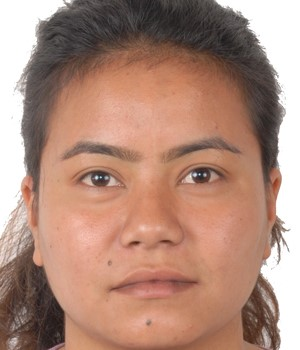
#> input picture media/photos/2078-1015.jpg, 300 x 350 px
$ python -i printed_photo_check.py   (imports and definitions only)
#> lines starting #> are read from the running program, lines starting #| are printed output that depends on the picture; after the words box and inside, x2 and y2 are one past the last pixel; in counts of white or black regions, pixels touching at a corner belong together
import cv2
import numpy as np
import logging
from .config_utils import get_cached_config


def check_printed_photo(image, config=None):
    """
    Detect if a photo is a re-photograph of a printed original.

    Uses four complementary signals:
    1. Moiré pattern detection via FFT spectral analysis
    2. Border line detection — looks for rectangular frame edges
    3. Color gamut analysis — printed photos have compressed color range
    4. Texture regularity — halftone patterns create uniform local variance

    Decision: moiré alone, OR 2+ of the other signals.

    Returns (is_printed: bool, details: dict)
    """
    try:
        gray = cv2.cvtColor(image, cv2.COLOR_BGR2GRAY)
        h, w = gray.shape

        is_moire = _detect_moire(gray)
        has_border = _detect_border_frame(gray, h, w)
        low_gamut = _check_color_gamut(image)
        regular_texture = _check_texture_regularity(gray, h, w)

        # Count non-moiré signals
        secondary_signals = sum([has_border, low_gamut, regular_texture])

        # Decision: moiré alone is strong enough, or just 1 scattered signal
        is_printed = is_moire or secondary_signals >= 1

        return is_printed, {
            "has_moire_pattern": is_moire,
            "has_border_lines": has_border,
            "low_color_gamut": low_gamut,
            "regular_texture": regular_texture,
            "secondary_signal_count": secondary_signals,
        }
    except Exception as e:
        logging.debug(f"Error in printed photo check: {e}")
        return False, {"error": str(e)}


# ---------------------------------------------------------------------------
# Signal 1: Moiré pattern detection (FFT)
# ---------------------------------------------------------------------------

def _detect_moire(gray):
    """
    Detect moiré patterns using 2D FFT.
    Printed halftone images show distinct periodic peaks in the mid-frequency
    spectrum that natural photos don't have.
    """
    analysis_size = 256
    resized = cv2.resize(gray, (analysis_size, analysis_size))
    img_float = np.float32(resized)

    window = np.outer(np.hanning(analysis_size), np.hanning(analysis_size))
    img_windowed = img_float * window

    f_transform = np.fft.fft2(img_windowed)
    f_shift = np.fft.fftshift(f_transform)
    magnitude = np.log1p(np.abs(f_shift))

    center = analysis_size // 2
    y_coords, x_coords = np.ogrid[:analysis_size, :analysis_size]
    radius = np.sqrt((x_coords - center) ** 2 + (y_coords - center) ** 2)

    max_radius = analysis_size / 2
    low_mask = radius < (0.10 * max_radius)
    mid_mask = (radius >= 0.20 * max_radius) & (radius < 0.45 * max_radius)

    low_energy = np.mean(magnitude[low_mask]) if np.any(low_mask) else 0
    mid_energy = np.mean(magnitude[mid_mask]) if np.any(mid_mask) else 0

    if low_energy == 0:
        return False

    mid_ratio = mid_energy / low_energy

    mid_values = magnitude[mid_mask]
    peak_ratio = np.max(mid_values) / np.mean(mid_values) if mid_values.size > 0 else 0

    # Moiré: high mid-frequency energy + sharp isolated peaks
    return mid_ratio > 0.50 and peak_ratio > 2.5


# ---------------------------------------------------------------------------
# Signal 2: Border frame detection (Hough lines)
# ---------------------------------------------------------------------------

def _detect_border_frame(gray, h, w):
    """
    Detect a rectangular paper/card frame visible in the photo.

    Much stricter than simple border line detection:
    - Only the outer 8% strip is examined
    - Lines must span ≥40% of the image dimension
    - Must find BOTH horizontal AND vertical lines (forming a frame)
    - OR find parallel pairs (top+bottom or left+right)
    """
    border_h = int(0.08 * h)
    border_w = int(0.08 * w)

    if border_h < 10 or border_w < 10:
        return False

    # Create mask for the outer border strip only
    mask = np.zeros((h, w), dtype=np.uint8)
    mask[:border_h, :] = 255       # top
    mask[h - border_h:, :] = 255   # bottom
    mask[:, :border_w] = 255       # left
    mask[:, w - border_w:] = 255   # right

    edges = cv2.Canny(gray, 80, 200)
    edges = cv2.bitwise_and(edges, mask)

    min_line_h = int(w * 0.30)  # horizontal lines must be ≥30% of width
    min_line_v = int(h * 0.30)  # vertical lines must be ≥30% of height

    lines = cv2.HoughLinesP(
        edges,
        rho=1,
        theta=np.pi / 180,
        threshold=90,
        minLineLength=min(min_line_h, min_line_v),
        maxLineGap=20
    )

    if lines is None:
        return False

    has_top_line = False
    has_bottom_line = False
    has_left_line = False
    has_right_line = False

    for line in lines:
        x1, y1, x2, y2 = line[0]
        length = np.sqrt((x2 - x1) ** 2 + (y2 - y1) ** 2)

        if x2 == x1:
            angle = 90.0
        else:
            angle = abs(np.degrees(np.arctan2(y2 - y1, x2 - x1)))

        # Horizontal lines (within 10°)
        is_horizontal = angle < 10 or angle > 170
        # Vertical lines (within 10° of 90°)
        is_vertical = 80 < angle < 100

        if is_horizontal and length >= min_line_h:
            mid_y = (y1 + y2) / 2
            if mid_y < border_h:
                has_top_line = True
            elif mid_y > h - border_h:
                has_bottom_line = True

        if is_vertical and length >= min_line_v:
            mid_x = (x1 + x2) / 2
            if mid_x < border_w:
                has_left_line = True
            elif mid_x > w - border_w:
                has_right_line = True

    # Need BOTH horizontal and vertical (L-shape or more)
    # OR parallel pair on opposite sides
    has_h_pair = has_top_line and has_bottom_line
    has_v_pair = has_left_line and has_right_line
    has_l_shape = (has_top_line or has_bottom_line) and (has_left_line or has_right_line)

    return has_h_pair or has_v_pair or has_l_shape


# ---------------------------------------------------------------------------
# Signal 3: Color gamut analysis
# ---------------------------------------------------------------------------

def _check_color_gamut(image):
    """
    Detect compressed color gamut typical of re-photographed prints.

    Digital originals have rich, spread-out color distributions.
    Printed-then-photographed images have compressed a* and b* channels
    in LAB color space (the printing process clips the gamut).
    """
    # Resize for speed
    small = cv2.resize(image, (256, 256))
    lab = cv2.cvtColor(small, cv2.COLOR_BGR2LAB)

    l_channel = lab[:, :, 0].astype(np.float64)
    a_channel = lab[:, :, 1].astype(np.float64)
    b_channel = lab[:, :, 2].astype(np.float64)

    # Measure color spread
    a_std = np.std(a_channel)
    b_std = np.std(b_channel)
    color_spread = (a_std + b_std) / 2

    # Measure brightness range (L channel)
    l_range = np.percentile(l_channel, 95) - np.percentile(l_channel, 5)

    # Printed photos typically have:
    # - color_spread < 15 (compressed chroma)
    # - l_range < 160 (compressed dynamic range)
    # Normal portrait photos have color_spread 10-30+
    return color_spread < 15 and l_range < 160


# ---------------------------------------------------------------------------
# Signal 4: Texture regularity analysis
# ---------------------------------------------------------------------------

def _check_texture_regularity(gray, h, w):
    """
    Detect halftone-like uniform texture in the image.

    Natural photos have highly variable local texture (smooth skin next to
    sharp hair next to uniform background). Printed photos have more uniform
    texture because the halftone screening process imposes a regular pattern.

    Measure: coefficient of variation of local variances across patches.
    Low CV = uniform texture = likely printed.
    """
    # Resize for consistent analysis
    analysis_size = 256
    resized = cv2.resize(gray, (analysis_size, analysis_size))

    patch_size = 16
    variances = []

    for y in range(0, analysis_size - patch_size, patch_size):
        for x in range(0, analysis_size - patch_size, patch_size):
            patch = resized[y:y + patch_size, x:x + patch_size].astype(np.float64)
            variances.append(np.var(patch))

    if len(variances) < 10:
        return False

    variances = np.array(variances)
    mean_var = np.mean(variances)
    std_var = np.std(variances)

    if mean_var == 0:
        return False

    # Coefficient of variation of local variances
    cv = std_var / mean_var

    # Natural photos: CV typically 1.5-4.0+ (highly variable)
    # Printed photos: CV typically 0.3-1.0 (uniform halftone)
    # Relaxed threshold to catch more printed photos
    return cv < 1.2

>>> import cv2
>>> picture = cv2.imread('../media/photos/2078-1015.jpg')
#> picture is the input picture: shape (350, 300, 3); mean B, G, R 122.6, 138.3, 175.4
>>> result = check_printed_photo(picture)
#> in _detect_moire, `resized = cv2.resize(gray, (analysis_size, analysis_size))`:
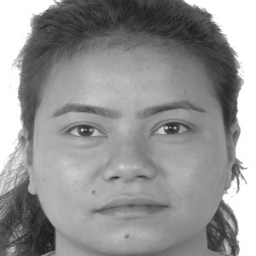
#> resized: shape (256, 256); min 27, max 255, mean 147.5
#> in _detect_moire, `magnitude = np.log1p(np.abs(f_shift))`:
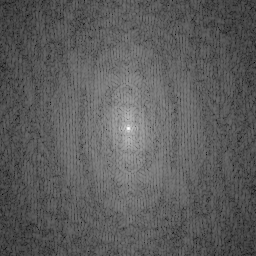
#> magnitude: shape (256, 256) float64; min 0.314, max 14.7, mean 5.55; drawn with min black and max white
#> in _detect_moire, `low_energy = np.mean(magnitude[low_mask]) if np.any(low_mask) else 0`: low_energy = 9.39
#> in _detect_moire, `low_energy = np.mean(magnitude[low_mask]) if np.any(low_mask) else 0`:
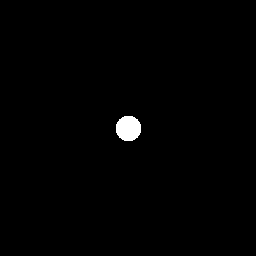
#> low_mask: shape (256, 256) bool; 0.78% white; 1 white region, box (x1, y1, x2, y2) and area: (116, 116, 141, 141) 509
#> in _detect_moire, `mid_energy = np.mean(magnitude[mid_mask]) if np.any(mid_mask) else 0`: mid_energy = 7
#> in _detect_moire, `mid_energy = np.mean(magnitude[mid_mask]) if np.any(mid_mask) else 0`:
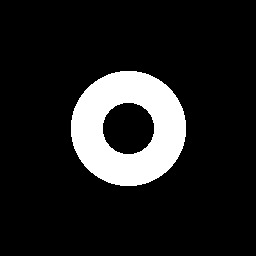
#> mid_mask: shape (256, 256) bool; 12.8% white; 1 white region, box (x1, y1, x2, y2) and area: (71, 71, 186, 186) 8368
#> in _detect_moire, `mid_ratio = mid_energy / low_energy`: mid_ratio = 0.746
#> in _detect_moire, `mid_values = magnitude[mid_mask]`: mid_values = 8368 values, max 9.14 at index 2018, min 2.53 at index 5430, mean 7
#> in _detect_moire, `peak_ratio = np.max(mid_values) / np.mean(mid_values) if mid_values.si..`: peak_ratio = 1.31
#> in check_printed_photo, `is_moire = _detect_moire(gray)`: is_moire = False
#> in _detect_border_frame, `edges = cv2.Canny(gray, 80, 200)`: edges: shape (350, 300); 4.2% white in thin lines or dots
#> in _detect_border_frame, `edges = cv2.bitwise_and(edges, mask)`:
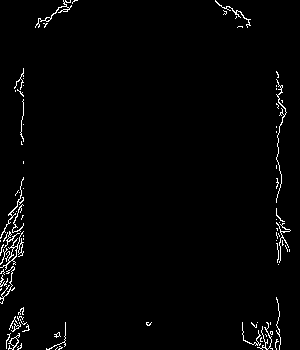
#> edges: shape (350, 300); 1.8% white in thin lines or dots
#> in _detect_border_frame, `lines = cv2.HoughLinesP( edges, rho=1, theta=np.pi / 180, threshold=90..`: lines = None
#> in check_printed_photo, `has_border = _detect_border_frame(gray, h, w)`: has_border = False
#> in _check_color_gamut, `small = cv2.resize(image, (256, 256))`:
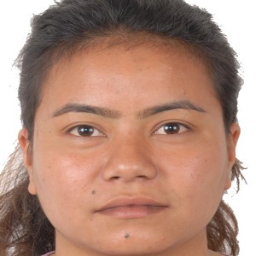
#> small: shape (256, 256, 3); mean B, G, R 122.5, 138.2, 175.3
#> in _check_color_gamut, `lab = cv2.cvtColor(small, cv2.COLOR_BGR2LAB)`: lab: shape (256, 256, 3); mean of channels 0, 1, 2 153, 140.3, 142.2
#> in _check_color_gamut, `a_channel = lab[:, :, 1].astype(np.float64)`:
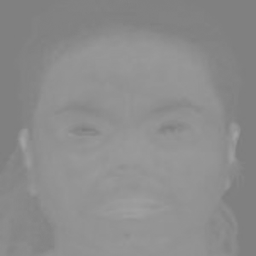
#> a_channel: shape (256, 256) float64; min 123, max 162, mean 140.3
#> in _check_color_gamut, `a_std = np.std(a_channel)`: a_std = 8.33
#> in _check_color_gamut, `b_std = np.std(b_channel)`: b_std = 9.94
#> in _check_color_gamut, `color_spread = (a_std + b_std) / 2`: color_spread = 9.13
#> in _check_color_gamut, `l_range = np.percentile(l_channel, 95) - np.percentile(l_channel, 5)`: l_range = 198
#> in check_printed_photo, `low_gamut = _check_color_gamut(image)`: low_gamut = False
#> after the loop in _check_texture_regularity, `for y in range(0, analysis_size - patch_size, patch_size):`: variances = 225 values, max 6039.8 at index 28, min 0 at index 0, mean 636.1
#> in _check_texture_regularity, `mean_var = np.mean(variances)`: mean_var = 636.1
#> in _check_texture_regularity, `std_var = np.std(variances)`: std_var = 1152.2
#> in _check_texture_regularity, `cv = std_var / mean_var`: cv = 1.81
#> in check_printed_photo, `regular_texture = _check_texture_regularity(gray, h, w)`: regular_texture = False
#> in check_printed_photo, `secondary_signals = sum([has_border, low_gamut, regular_texture])`: secondary_signals = 0
#> in check_printed_photo, `is_printed = is_moire or secondary_signals >= 1`: is_printed = False

$ run again, on media/photos/2078-1042.jpg
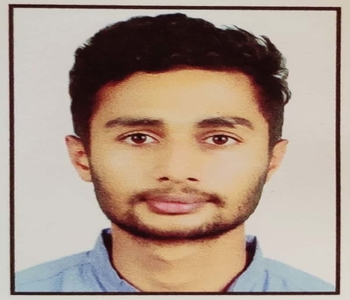
#> input picture media/photos/2078-1042.jpg, 350 x 300 px
#> picture is the input picture: shape (300, 350, 3); mean B, G, R 137, 151, 171.2
#> low_energy = 10.18
#> low_mask: shape (256, 256) bool; 0.78% white; 1 white region, box (x1, y1, x2, y2) and area: (116, 116, 141, 141) 509
#> mid_energy = 7.45
#> mid_mask: shape (256, 256) bool; 12.8% white; 1 white region, box (x1, y1, x2, y2) and area: (71, 71, 186, 186) 8368
#> mid_ratio = 0.732
#> mid_values = 8368 values, max 10.08 at index 2220, min 1.96 at index 1048, mean 7.45
#> peak_ratio = 1.35
#> is_moire = False
#> in _detect_border_frame, `edges = cv2.bitwise_and(edges, mask)`:
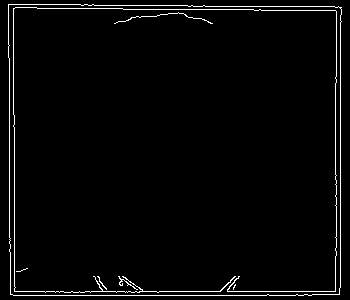
#> edges: shape (300, 350); 2.6% white in thin lines or dots
#> lines = [[340, 287, 340, 7], [13, 295, 311, 295], [10, 291, 339, 291], [9, 251, 9, 45], [14, 290, 14, 115], [188, 6, 338, 6], [335, 205, 335, 77], [123, 9, 260, 9], [13, 126, 13, 4], [81, 5, 204, 5]]
#> the loop in _detect_border_frame, `for line in lines:` made 10 passes
#> (x1, y1, x2, y2, length, angle, is_horizontal, is_vertical) on passes 1, 7: (340, 287, 340, 7, 280, 90, False, True), (335, 205, 335, 77, 128, 90, False, True)
#> has_h_pair = True
#> lab: shape (256, 256, 3); mean of channels 0, 1, 2 160.2, 134.2, 138.6
#> in _check_color_gamut, `b_channel = lab[:, :, 2].astype(np.float64)`:
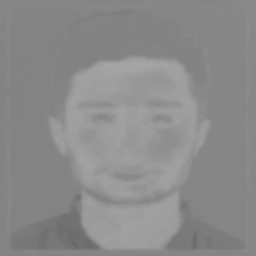
#> b_channel: shape (256, 256) float64; min 103, max 168, mean 138.6
#> a_std = 7.64
#> b_std = 11.61
#> color_spread = 9.63
#> l_range = 201
#> low_gamut = False
#> after the loop in _check_texture_regularity, `for y in range(0, analysis_size - patch_size, patch_size):`: variances = 225 values, max 6977 at index 25, min 0.0615 at index 183, mean 1363.7
#> mean_var = 1363.7
#> std_var = 1723.9
#> cv = 1.26
#> regular_texture = False
#> secondary_signals = 1
#> is_printed = True

$ run again, on media/photos/2078-1061.jpg
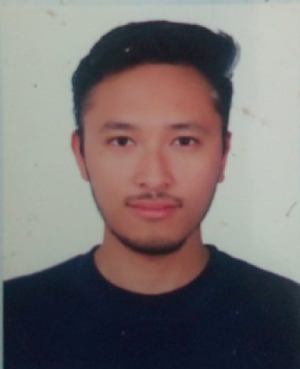
#> input picture media/photos/2078-1061.jpg, 300 x 369 px
#> picture is the input picture: shape (369, 300, 3); mean B, G, R 111.9, 112.2, 119.8
#> low_energy = 9.71
#> low_mask: shape (256, 256) bool; 0.78% white; 1 white region, box (x1, y1, x2, y2) and area: (116, 116, 141, 141) 509
#> mid_energy = 6.72
#> mid_mask: shape (256, 256) bool; 12.8% white; 1 white region, box (x1, y1, x2, y2) and area: (71, 71, 186, 186) 8368
#> mid_ratio = 0.692
#> mid_values = 8368 values, max 9.19 at index 2220, min 2.66 at index 1141, mean 6.72
#> peak_ratio = 1.37
#> is_moire = False
#> in _detect_border_frame, `edges = cv2.bitwise_and(edges, mask)`:
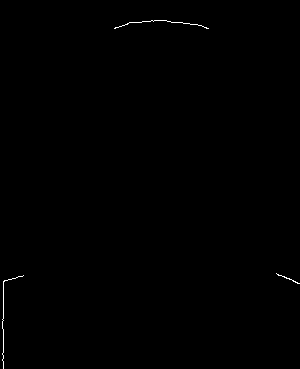
#> edges: shape (369, 300); 0.21% white in thin lines or dots
#> lines = None
#> has_border = False
#> lab: shape (256, 256, 3); mean of channels 0, 1, 2 118.8, 132, 128.9
#> in _check_color_gamut, `a_channel = lab[:, :, 1].astype(np.float64)`:
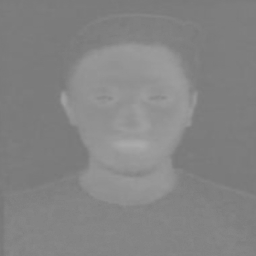
#> a_channel: shape (256, 256) float64; min 119, max 171, mean 132
#> a_std = 9.93
#> b_std = 9.59
#> color_spread = 9.76
#> l_range = 189
#> low_gamut = False
#> after the loop in _check_texture_regularity, `for y in range(0, analysis_size - patch_size, patch_size):`: variances = 225 values, max 4467.2 at index 178, min 0.305 at index 104, mean 417.8
#> mean_var = 417.8
#> std_var = 856.7
#> cv = 2.05
#> regular_texture = False
#> secondary_signals = 0
#> is_printed = False

$ run again, on media/photos/2078-1087.jpg
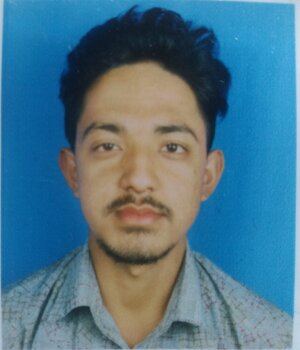
#> input picture media/photos/2078-1087.jpg, 300 x 350 px
#> picture is the input picture: shape (350, 300, 3); mean B, G, R 137.7, 117.8, 76.6
#> low_energy = 9.68
#> low_mask: shape (256, 256) bool; 0.78% white; 1 white region, box (x1, y1, x2, y2) and area: (116, 116, 141, 141) 509
#> mid_energy = 6.83
#> mid_mask: shape (256, 256) bool; 12.8% white; 1 white region, box (x1, y1, x2, y2) and area: (71, 71, 186, 186) 8368
#> mid_ratio = 0.706
#> mid_values = 8368 values, max 9.15 at index 2224, min 2.93 at index 3815, mean 6.83
#> peak_ratio = 1.34
#> is_moire = False
#> lines = [[1, 336, 1, 52], [294, 4, 296, 124], [103, 348, 291, 348], [295, 231, 296, 125]]
#> the loop in _detect_border_frame, `for line in lines:` made 4 passes
#> (x1, y1, x2, y2, length, angle, is_horizontal, is_vertical) on passes 2, 4: (294, 4, 296, 124, 120, 89.05, False, True), (295, 231, 296, 125, 106, 89.46, False, True)
#> has_h_pair = False
#> has_v_pair = True
#> lab: shape (256, 256, 3); mean of channels 0, 1, 2 122.5, 125.3, 114.3
#> in _check_color_gamut, `b_channel = lab[:, :, 2].astype(np.float64)`:
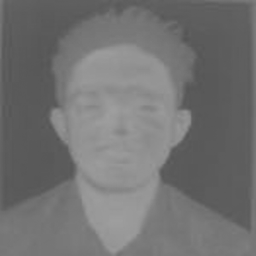
#> b_channel: shape (256, 256) float64; min 85, max 159, mean 114.3
#> a_std = 6.34
#> b_std = 22.58
#> color_spread = 14.46
#> l_range = 133
#> low_gamut = True
#> after the loop in _check_texture_regularity, `for y in range(0, analysis_size - patch_size, patch_size):`: variances = 225 values, max 2485.2 at index 54, min 1.65 at index 107, mean 282.2
#> mean_var = 282.2
#> std_var = 373.2
#> cv = 1.32
#> regular_texture = False
#> secondary_signals = 2
#> is_printed = True
